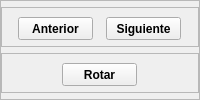
                  <widget class="QFrame" name="frame_2">
                   <property name="minimumSize">
                    <size>
                     <width>0</width>
                     <height>0</height>
                    </size>
                   </property>
                   <property name="maximumSize">
                    <size>
                     <width>16777215</width>
                     <height>16777215</height>
                    </size>
                   </property>
                   <property name="frameShape">
                    <enum>QFrame::StyledPanel</enum>
                   </property>
                   <property name="frameShadow">
                    <enum>QFrame::Raised</enum>
                   </property>
                   <layout class="QVBoxLayout" name="verticalLayout_6">
                    <property name="spacing">
                     <number>0</number>
                    </property>
                    <property name="leftMargin">
                     <number>0</number>
                    </property>
                    <property name="topMargin">
                     <number>0</number>
                    </property>
                    <property name="rightMargin">
                     <number>0</number>
                    </property>
                    <property name="bottomMargin">
                     <number>0</number>
                    </property>
                    <item>
                     <widget class="QFrame" name="frame_8">
                      <property name="maximumSize">
                       <size>
                        <width>16777215</width>
                        <height>40</height>
                       </size>
                      </property>
                      <property name="frameShape">
                       <enum>QFrame::StyledPanel</enum>
                      </property>
                      <property name="frameShadow">
                       <enum>QFrame::Raised</enum>
                      </property>
                      <layout class="QHBoxLayout" name="horizontalLayout_11">
                       <item>
                        <widget class="QToolButton" name="Batras">
                         <property name="minimumSize">
                          <size>
                           <width>75</width>
                           <height>23</height>
                          </size>
                         </property>
                         <property name="font">
                          <font>
                           <weight>75</weight>
                           <bold>true</bold>
                          </font>
                         </property>
                         <property name="styleSheet">
                          <string notr="true"/>
                         </property>
                         <property name="text">
                          <string>Anterior</string>
                         </property>
                        </widget>
                       </item>
                       <item>
                        <widget class="QToolButton" name="Bnext">
                         <property name="minimumSize">
                          <size>
                           <width>75</width>
                           <height>23</height>
                          </size>
                         </property>
                         <property name="font">
                          <font>
                           <weight>75</weight>
                           <bold>true</bold>
                          </font>
                         </property>
                         <property name="styleSheet">
                          <string notr="true"/>
                         </property>
                         <property name="text">
                          <string>Siguiente</string>
                         </property>
                        </widget>
                       </item>
                      </layout>
                     </widget>
                    </item>
                    <item>
                     <widget class="QFrame" name="frame_6">
                      <property name="maximumSize">
                       <size>
                        <width>16777215</width>
                        <height>40</height>
                       </size>
                      </property>
                      <property name="frameShape">
                       <enum>QFrame::StyledPanel</enum>
                      </property>
                      <property name="frameShadow">
                       <enum>QFrame::Raised</enum>
                      </property>
                      <layout class="QHBoxLayout" name="horizontalLayout_10">
                       <item>
                        <widget class="QToolButton" name="rotar">
                         <property name="minimumSize">
                          <size>
                           <width>75</width>
                           <height>23</height>
                          </size>
                         </property>
                         <property name="font">
                          <font>
                           <weight>75</weight>
                           <bold>true</bold>
                          </font>
                         </property>
                         <property name="styleSheet">
                          <string notr="true"/>
                         </property>
                         <property name="text">
                          <string>Rotar</string>
                         </property>
                        </widget>
                       </item>
                      </layout>
                     </widget>
                    </item>
                   </layout>
                  </widget>
